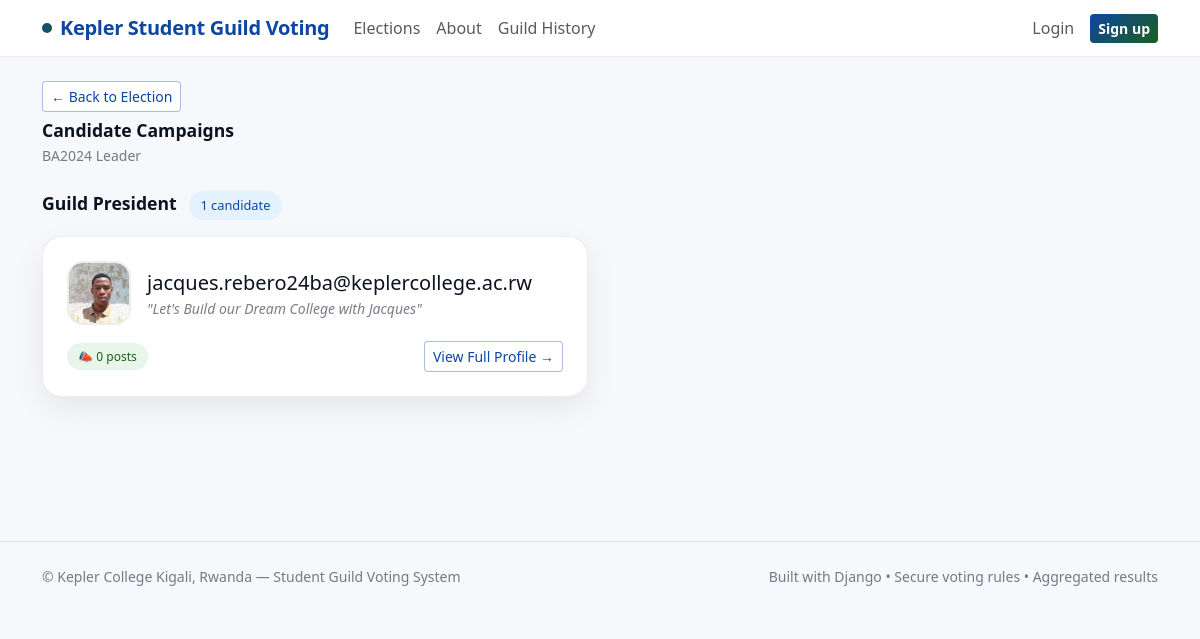
Screenshot of /elections/1/campaigns/ with the database file from the repository.
### apps/elections/models.py (models this page shows, shortened)
class Election(models.Model):
    SCOPE_ALL = 'all'
    SCOPE_COHORT = 'cohort'
    SCOPE_CHOICES = [
        (SCOPE_ALL, 'Whole College'),
        (SCOPE_COHORT, 'Specific Cohort(s) Only'),
    ]
    name = models.CharField(max_length=200)
    description = models.TextField(blank=True)
    start_at = models.DateTimeField()
    end_at = models.DateTimeField()
    is_published = models.BooleanField(default=True)
    allow_live_results = models.BooleanField(default=False)
    visibility_scope = models.CharField(
        max_length=10, choices=SCOPE_CHOICES, default=SCOPE_ALL
    )
    visible_to_cohorts = models.ManyToManyField(
        'accounts.Cohort', blank=True, related_name='visible_elections'
    )
    voting_scope = models.CharField(
        max_length=10, choices=SCOPE_CHOICES, default=SCOPE_ALL
    )
    voting_cohorts = models.ManyToManyField(
        'accounts.Cohort', blank=True, related_name='voting_elections'
    )
    created_at = models.DateTimeField(auto_now_add=True)
    class Meta:
        ordering = ['-start_at']

class Position(models.Model):
    SCOPE_ALL = 'all'
    SCOPE_COHORT = 'cohort'
    SCOPE_CHOICES = [
        (SCOPE_ALL, 'Whole College'),
        (SCOPE_COHORT, 'Specific Cohort(s) Only'),
    ]
    election = models.ForeignKey(
        Election, on_delete=models.CASCADE, related_name='positions'
    )
    title = models.CharField(max_length=120)
    description = models.TextField(blank=True)
    order = models.PositiveIntegerField(default=0)
    voting_scope = models.CharField(
        max_length=10, choices=SCOPE_CHOICES, default=SCOPE_ALL
    )
    allowed_cohorts = models.ManyToManyField(
        'accounts.Cohort', blank=True, related_name='positions'
    )
    applications_open = models.BooleanField(default=False)
    class Meta:
        ordering = ['order', 'title']
        unique_together = [('election', 'title')]

class Candidate(models.Model):
    STATUS_CHOICES = [
        ('pending', 'Pending'),
        ('approved', 'Approved'),
        ('rejected', 'Rejected'),
    ]
    election = models.ForeignKey(
        Election, on_delete=models.CASCADE, related_name='candidates'
    )
    position = models.ForeignKey(
        Position, on_delete=models.CASCADE, related_name='candidates'
    )
    student = models.ForeignKey(
        settings.AUTH_USER_MODEL,
        on_delete=models.SET_NULL,
        null=True, blank=True,
        related_name='candidacies'
    )
    full_name = models.CharField(max_length=200)
    slogan = models.CharField(max_length=200, blank=True)
    manifesto = models.TextField(blank=True)
    photo = models.ImageField(upload_to='candidates/', blank=True, null=True)
    status = models.CharField(
        max_length=20, choices=STATUS_CHOICES, default='pending'
    )
    created_at = models.DateTimeField(auto_now_add=True)
    class Meta:
        ordering = ['position__order', 'full_name']

### apps/elections/views.py (the view)
# urls.py: path('<int:election_id>/campaigns/', views.campaign_browse, name='campaign_browse'),
def campaign_browse(request, election_id):
    election = get_object_or_404(Election, id=election_id, is_published=True)
    candidates = Candidate.objects.filter(
        election=election, status='approved'
    ).prefetch_related('campaign_posts').select_related('position', 'student').order_by('position__order', 'full_name')
    positions_data = []
    for position in election.positions.all():
        position_candidates = [c for c in candidates if c.position_id == position.id]
        if position_candidates:
            positions_data.append({'position': position, 'candidates': position_candidates})
    return render(request, 'elections/campaign_browse.html', {'election': election, 'positions_data': positions_data})

### apps/core/context_processors.py (called while the page is built)
def kepler_branding(request):
    return {
        "KEPLER_APP_NAME": "Kepler Student Guild Voting",
        "KEPLER_LOCATION": "Kepler College Kigali, Rwanda",
    }

### templates/elections/campaign_browse.html (shortened to what this page needs)
{% extends 'base.html' %}
{% block content %}
<div class="d-flex align-items-center justify-content-between mb-4">
  <div>
    <a href="{% url 'elections:election_detail' election.id %}"
       class="btn btn-outline-kepler btn-sm mb-2">← Back to Election</a>
    <h1 class="section-title mb-1">Candidate Campaigns</h1>
    <div class="small-muted">{{ election.name }}</div>
  </div>
</div>
{% if positions_data %}
  {% for item in positions_data %}
  <div class="mb-5">
    <div class="section-title mb-3">
      {{ item.position.title }}
      <span class="k-pill pill-blue ms-2">
        {{ item.candidates|length }} candidate{{ item.candidates|length|pluralize }}
      </span>
    </div>
    <div class="row g-4">
      {% for candidate in item.candidates %}
      <div class="col-md-6">
        <div class="kepler-card p-4 h-100">
          <div class="d-flex align-items-center gap-3 mb-3">
            {% if candidate.photo %}
            <img src="{{ candidate.photo.url }}"
                 style="width:64px;height:64px;border-radius:1rem;
                        object-fit:cover;border:2px solid var(--kepler-border);">
            {% else %}
            <div class="candidate-avatar">{{ candidate.full_name|first }}</div>
            {% endif %}
            <div>
              <div class="fw-700 fs-5">{{ candidate.full_name }}</div>
              {% if candidate.slogan %}
              <div class="small-muted fst-italic">"{{ candidate.slogan }}"</div>
              {% endif %}
            </div>
          </div>
          <div class="d-flex align-items-center justify-content-between">
            <span class="k-pill pill-green" style="font-size:.75rem;">
              📣 {{ candidate.campaign_posts.count }} post{{ candidate.campaign_posts.count|pluralize }}
            </span>
            <a href="{% url 'elections:candidate_profile' candidate.id %}"
               class="btn btn-outline-kepler btn-sm">View Full Profile →</a>
          </div>
        </div>
      </div>
      {% endfor %}
    </div>
  </div>
  {% endfor %}
{% endif %}
{% endblock %}

### static/css/styles.css (style rules this page uses)
:root { --kepler-green: #1b5e20; --kepler-green-mid: #2e7d32; --kepler-green-light: #e8f5e9; --kepler-blue: #0d47a1; --kepler-blue-mid: #1565c0; --kepler-blue-light: #e3f2fd; --kepler-white: #ffffff; --kepler-dark: #0b1320; --kepler-gray: #f6f8fb; --kepler-border: rgba(0,0,0,0.07); --kepler-shadow: 0 12px 30px rgba(11,19,32,0.07); }
body { background: var(--kepler-gray); color: var(--kepler-dark); font-family: 'Segoe UI', system-ui, sans-serif; }
.kepler-card { border: 1px solid var(--kepler-border); border-radius: 1.25rem; box-shadow: var(--kepler-shadow); background: var(--kepler-white); }
.btn-outline-kepler { border: 1.5px solid rgba(13,71,161,0.35); color: var(--kepler-blue); background: white; font-weight: 500; }
.k-pill { font-size: .8rem; padding: .3rem .7rem; border-radius: 999px; font-weight: 500; display: inline-block; }
.pill-blue { background: var(--kepler-blue-light); color: var(--kepler-blue); }
.pill-green { background: var(--kepler-green-light); color: var(--kepler-green); }
.small-muted { color: rgba(11,19,32,0.55); font-size: .875rem; }
.section-title { font-weight: 800; font-size: 1.1rem; color: var(--kepler-dark); }

### rows the page displays
Election: name "BA2024 Leader"
Position: position "Guild President", candidates|length "1"
Candidate: photo (picture), full_name "jacques.rebero24ba@keplercollege.ac.rw", slogan "Let's Build our Dream College with Jacques", campaign_posts.count "0"
